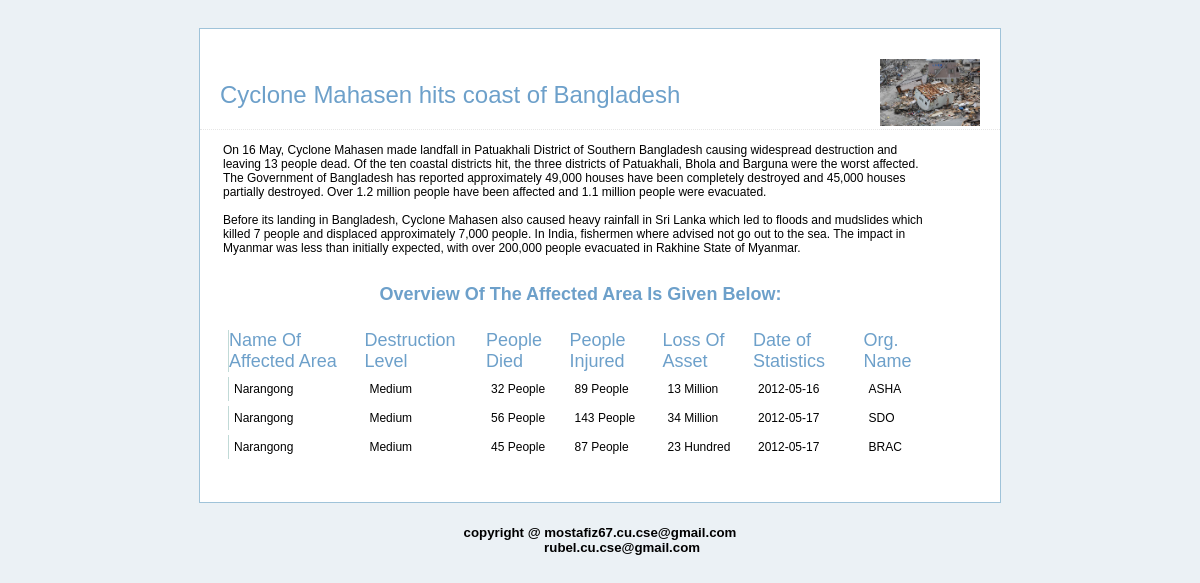
The page /affected_area_files/division/sub-division/narangong.php on the database its author committed.
### tables this page shows
CREATE TABLE IF NOT EXISTS `aff_area` (
  `id` int(100) NOT NULL AUTO_INCREMENT,
  `area` text NOT NULL,
  `destruction_level` text NOT NULL,
  `p_died` varchar(100) NOT NULL,
  `amount_d` text NOT NULL,
  `p_injur` varchar(100) NOT NULL,
  `amount_i` text NOT NULL,
  `l_asset` varchar(100) NOT NULL,
  `amount_a` text NOT NULL,
  `date` date NOT NULL,
  `n_org` varchar(30) NOT NULL,
  `vis` int(100) NOT NULL,
  PRIMARY KEY (`id`)
);

### affected_area_files/division/sub-division/narangong.php (the view, shortened to what this page needs)
<!DOCTYPE html PUBLIC "-//W3C//DTD XHTML 1.0 Transitional//EN" "http://www.w3.org/TR/xhtml1/DTD/xhtml1-transitional.dtd">
<html xmlns="http://www.w3.org/1999/xhtml">
<head><meta http-equiv="Content-Type" content="text/html; charset=windows-1252">
		<link type="text/css" rel="stylesheet" href="css/style.css" media="screen" charset="utf-8">
</head>
	<body>
        <div id="signup_hold">
            <div id="header">
                <div id="header_logos"><img align="middle" src="pnews (2).jpg" hight=300 width=300 alt="phr"></div>
					<div id="progress_bar"> </div>
						<h2>Cyclone Mahasen hits coast of Bangladesh</h2>
            </div>
            <table class="customerSupport">
                <tbody>
					<tr>
						<td class="customerSupport" width="50%">
							<fieldset>
							<p>
       							<?php
									$file_name="narangong.txt";
									$fp=fopen($file_name,"r") or die("couldn't open");
									while(!feof($fp))
									{
										$line=fgets($fp,1024);
										print"$line<br/>";
									}
									?>
									<h3 align="center">Overview Of The Affected Area Is Given Below:</h3>
									 <div id="content">
										<table align="center" cellpadding="5" cellspacing="5" id="resultTable">
											<tr>
												<th style="border-left: 1px solid #C1DAD7">Name Of Affected Area</th>
												<th>Destruction Level</th>
												<th>People Died</th>
												<th>People Injured</th>
												<th>Loss Of Asset</th>
												<th>Date of Statistics</th>
												<th>Org. Name</th>
											</tr>
												<?php
												$result = mysql_query("SELECT * FROM aff_area WHERE area='narangong'");
														while($row = mysql_fetch_array($result))
															{
																echo '<tr>';
																echo '<td style="border-left: 1px solid #C1DAD7">'.$row['area'].'</td>';
																echo '<td><div align="left">'.$row['destruction_level'].'</div></td>';
																echo '<td><div align="left">'.$row['p_died'].' '.$row['amount_d'].'</div></td>';
																echo '<td><div align="left">'.$row['p_injur'].' '.$row['amount_i'].'</div></td>';
																echo '<td><div align="left">'.$row['l_asset'].' '.$row['amount_a'].'</div></td>';
																echo '<td><div align="left">'.$row['date'].'</div></td>';
																echo '<td><div align="left">'.$row['n_org'].'</div></td>';
																echo '</tr>';
															}
												?>
										</table>
									</div>
							</p>
                            </fieldset>
						</td>
					</tr>
				</tbody>
			</table>
        </div>
		<div id="footer" align="center">
			<h5>copyright @ mostafiz67.cu.cse@gmail.com<br>
			&nbsp &nbsp &nbsp &nbsp &nbsp &nbsp;												   rubel.cu.cse@gmail.com
			</h5>
		</div>
	</body>
</html>

### css/style.css (style rules this page uses)
body { background:#ebf1f5; font-family:Arial, sans-serif; padding:20px 0px; text-align:center; }
h2 { color:#6da0ca; font-size:24px; font-weight:normal; margin:0; padding:0; }
h3 { color:#6da0ca; font-size:18px; margin:0; padding:0px 0px 20px 0px; }
p { font-size:12px; margin:0; padding:0px 0px 15px 0px; }
th { color:#6da0ca; font-size:18px; font-weight:normal; margin:0; padding:0px 0px 0px 0px; }
td { vertical-align:middle }
div#signup_hold { background:#fff; border:1px solid #9fc3d9; margin:0 auto; text-align:left; width:800px; }
div#header { border-bottom:1px dotted #e6e6e6; padding:20px; }
div#header_logos { float:right; display:block; padding-top:10px; width:270px; text-align:right; vertical-align:top; }
div#header_logos img { width:100px; vertical-align:middle; }
fieldset { border:0; font-size:12px; padding:0px 20px 20px 20px; margin:0; }
div#progress_bar { display:block; height:22px; padding-top:10px; width:480px; }
img { border: none; }
table.customerSupport { padding-top:10px; }
.customerSupport { padding-right:20px; vertical-align:top; }

### rows shown on the page
aff_area: area "Narangong", destruction_level "Medium", p_died "32", amount_d "People", p_injur "89", amount_i "People", l_asset "13", amount_a "Million", date "2012-05-16", n_org "ASHA"
aff_area: area "Narangong", destruction_level "Medium", p_died "56", amount_d "People", p_injur "143", amount_i "People", l_asset "34", amount_a "Million", date "2012-05-17", n_org "SDO"
aff_area: area "Narangong", destruction_level "Medium", p_died "45", amount_d "People", p_injur "87", amount_i "People", l_asset "23", amount_a "Hundred", date "2012-05-17", n_org "BRAC"
